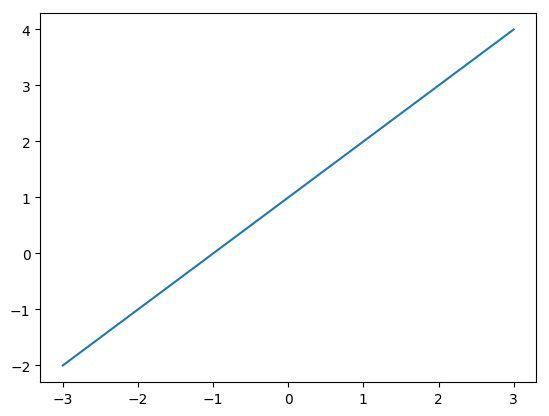

Recreate this plot in Python.
import matplotlib
matplotlib.use("Agg")
import matplotlib.pyplot as plot

def f(x):
    # put your code here
    return x + 1
    
xs = list(range(-3, 4))
ys = []
for x in xs:
    ys.append(f(x))

plot.plot(xs, ys)
plot.savefig('exercise2.png')
plot.close()